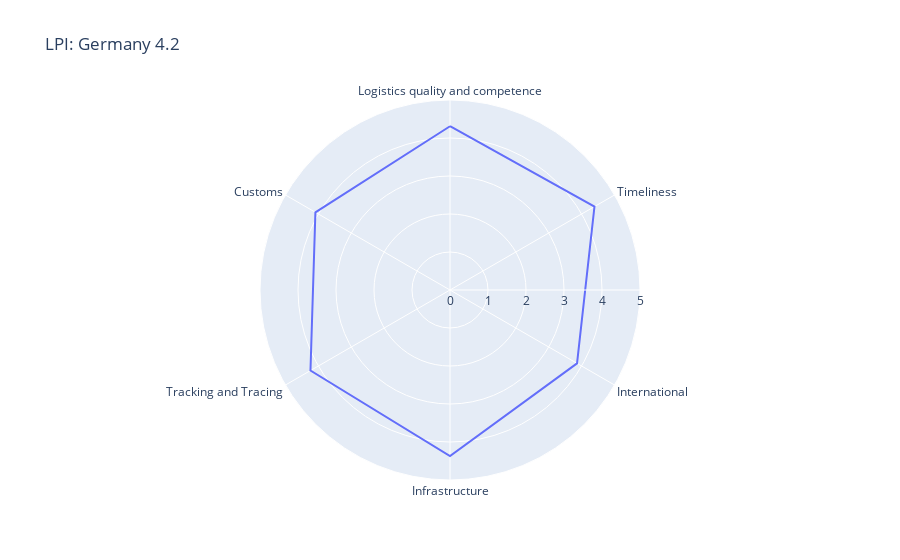

Source (notebook cell):
### Code cell
lpi_radar('Germany')

### Figure 1 — Plotly figure (JSON) as saved in the notebook; plotly's stock layout.template omitted (floating-point values rounded to 4 significant figures)
{"data": [{"hovertemplate": "value=%{r}<br>indicator=%{theta}<extra></extra>", "legendgroup": "", "line": {"color": "#636efa", "dash": "solid"}, "marker": {"symbol": "circle"}, "mode": "lines", "name": "", "r": [4.31, 4.39, 3.86, 4.37, 4.24, 4.09, 4.31], "showlegend": false, "subplot": "polar", "theta": ["Logistics quality and competence", "Timeliness", "International", "Infrastructure", "Tracking and Tracing", "Customs", "Logistics quality and competence"], "type": "scatterpolar"}], "layout": {"legend": {"tracegroupgap": 0}, "polar": {"angularaxis": {"direction": "clockwise", "rotation": 90}, "domain": {"x": [0, 1], "y": [0, 1]}, "radialaxis": {"range": [0, 5]}}, "title": {"text": "LPI: Germany 4.2"}}}
